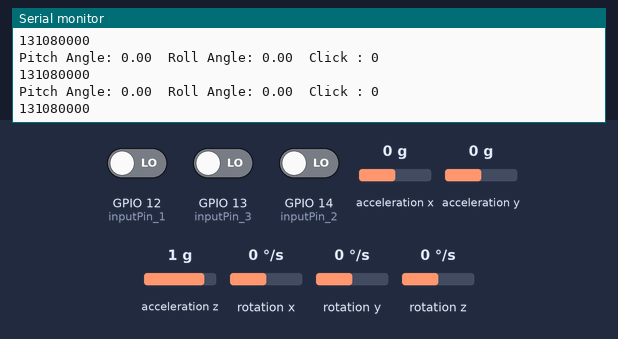
Bench run of a sketch on a simulated ESP32. On the bench: the last lines printed to the serial monitor. Inputs (shaded band) come from the test bench; at power-on: acceleration x 0 g, GPIO 12 (inputPin_1) LOW, GPIO 14 (inputPin_2) LOW, acceleration y 0 g, acceleration z 1 g, GPIO 13 (inputPin_3) LOW, rotation x 0 °/s, rotation y 0 °/s, rotation z 0 °/s. Nothing arrives over Bluetooth unless stated; a phone connects over Bluetooth LE 3 s after start.

Above: at 4.2 s.
4.3 s: acceleration x set to -1.4 g
At 4.74 s:
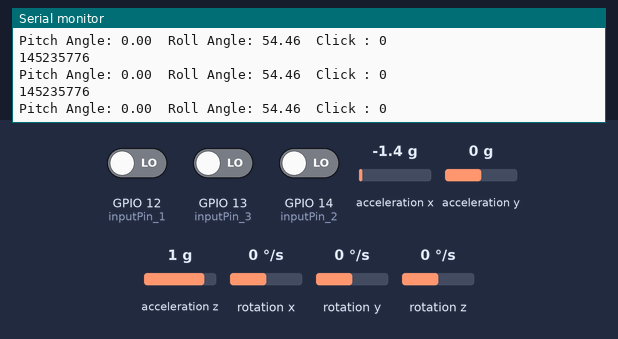
5.8 s: GPIO 12 (inputPin_1) driven HIGH
At 5.87 s:
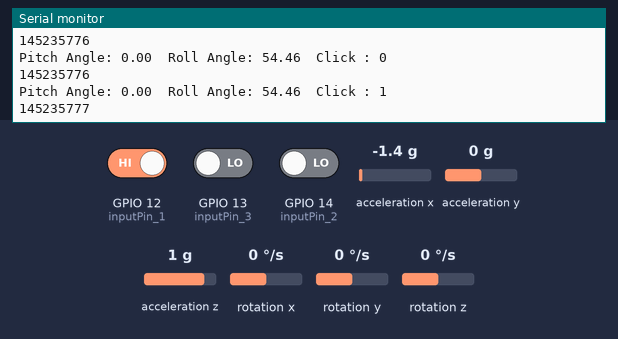
7.3 s: GPIO 14 (inputPin_2) driven HIGH
At 7.44 s:
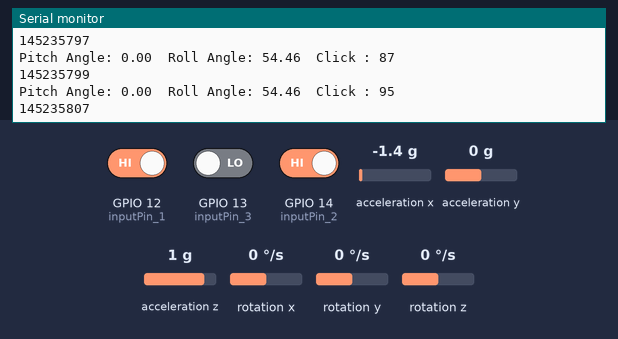
8.8 s: acceleration y set to -1.4 g
At 8.81 s:
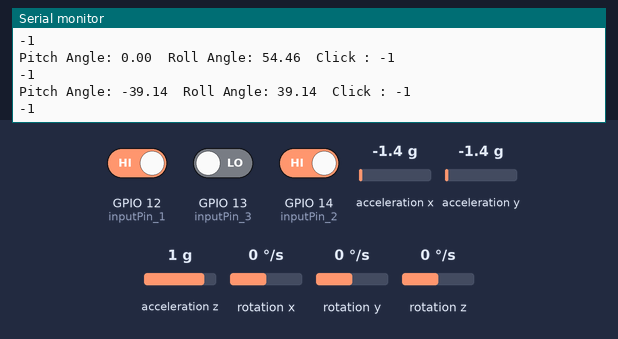
10.3 s: acceleration z set to -1.4 g
At 10.49 s:
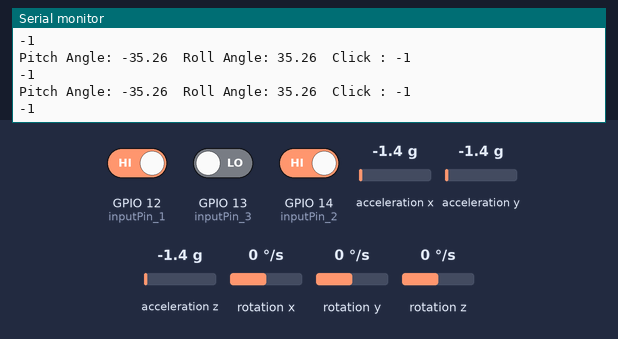
11.8 s: GPIO 12 (inputPin_1) driven LOW
At 11.86 s:
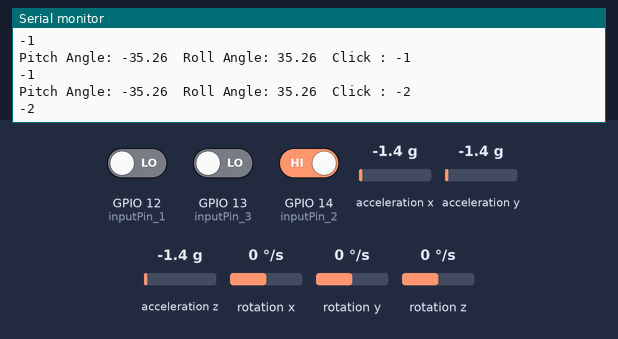
Timing chart, 0 to 14.3 s (numbered marks = the images above; inputs shaded):
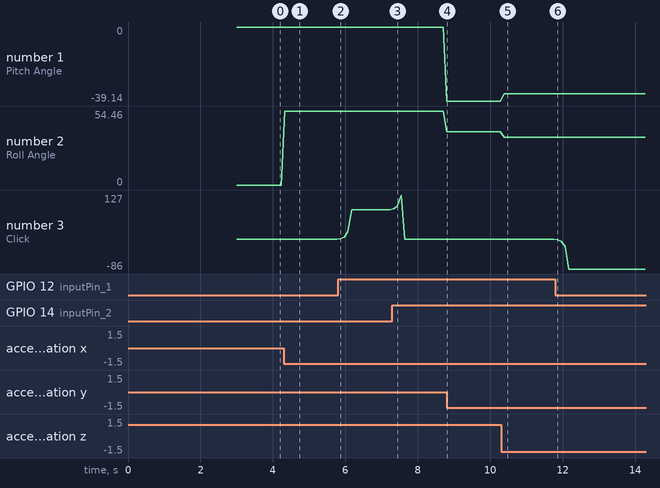

The sketch:

server_side.ino
```cpp
/// EE356 Product design Grp 09
/// Gesture Controlled mouse
/// Arduino Code for ESP 32 Development kit 01


// For MPU6050 Sensor
#include <MPU6050_tockn.h>
#include <Wire.h>

// For Bluetooth Connection
#include <BLEDevice.h>
#include <BLEServer.h>
#include <BLEUtils.h>
#include <BLE2902.h>

// MPU6050 sensor
MPU6050 mpu6050(Wire);

// Assigning the input & output ports and variable values
const int inputPin_1 = 12;  // Left Click
const int inputPin_2 = 14;  // Right Click
const int inputPin_3 = 13;  // Scroll Enable

int LeftClick  = 0;
int RightClick  = 0;
int ScrollClick  = 0;

float pitch = 0.0;
float roll = 0.0;

int16_t pitch_byte = 0;
int16_t roll_byte = 0;
int8_t click_byte = 0b00000000;

// Bluetooth
BLEServer* pServer = NULL;
BLECharacteristic* pCharacteristic = NULL;
bool deviceConnected = false;
bool oldDeviceConnected = false;
int32_t value = 0;
uint8_t* val_cast = 0;

#define SERVICE_UUID        "4fafc201-1fb5-459e-8fcc-c5c9c331914b"
#define CHARACTERISTIC_UUID "beb5483e-36e1-4688-b7f5-ea07361b26a8"

class MyServerCallbacks: public BLEServerCallbacks {
    void onConnect(BLEServer* pServer) {
      deviceConnected = true;
    };

    void onDisconnect(BLEServer* pServer) {
      deviceConnected = false;
    }
};


void setup() {

  pinMode(inputPin_1, INPUT);
  pinMode(inputPin_2, INPUT);
  pinMode(inputPin_3, INPUT);

  Serial.begin(115200);

  Wire.begin();
  mpu6050.begin();
  mpu6050.calcGyroOffsets(true);
  // Set accelerometer range to +/- 2g
  //mpu6050.setFullScaleAccelRange(MPU6050_ACCEL_FS_2);

  // Create the BLE Device
  BLEDevice::init("GCVM_Server");

  // Create the BLE Server
  pServer = BLEDevice::createServer();
  pServer->setCallbacks(new MyServerCallbacks());

  // Create the BLE Service
  BLEService *pService = pServer->createService(SERVICE_UUID);

  // Create a BLE Characteristic
  pCharacteristic = pService->createCharacteristic(
                      CHARACTERISTIC_UUID,
                      BLECharacteristic::PROPERTY_NOTIFY
                    );

  // Create a BLE Descriptor
  pCharacteristic->addDescriptor(new BLE2902());

  // Start the service
  pService->start();

  // Start advertising
  BLEAdvertising *pAdvertising = BLEDevice::getAdvertising();
  pAdvertising->addServiceUUID(SERVICE_UUID);
  pAdvertising->setScanResponse(false);
  pAdvertising->setMinPreferred(0x0);  // set value to 0x00 to not advertise this parameter
  BLEDevice::startAdvertising();
  Serial.println("Waiting a client connection to notify...");
}

void loop() {

  mpu6050.update();
  pitch = mpu6050.getAngleX();
  roll = mpu6050.getAngleY();

  // Left-Click detect
  int inputValueLC = digitalRead(inputPin_1);
  if (inputValueLC == HIGH) {
    LeftClick = 1;
  } else {
    LeftClick = 0;
  }

  // Right-Click detect
  int inputValueRC = digitalRead(inputPin_2);
  if (inputValueRC == HIGH) {
    RightClick = 1;
  } else {
    RightClick = 0;
  }

  // Scroll-Enable detect
  int inputValueSC = digitalRead(inputPin_3);
  if (inputValueSC == HIGH) {
    ScrollClick = 1;
  } else {
    ScrollClick = 0;
  }

  pitch_byte = pitch+500;
  roll_byte = roll+500;

  click_byte |= ScrollClick;
  click_byte <<= 1;
  click_byte |= RightClick;
  click_byte <<= 1;
  click_byte |= LeftClick;

  // Shift the bytes and create the 32-bit value
  value = 0;
  value |= (int32_t)roll_byte << 18;
  value |= (int32_t)pitch_byte << 4;
  value |= (int32_t)click_byte;


  Serial.print("Pitch Angle: ");
  Serial.print(pitch);
  Serial.print("\tRoll Angle: ");
  Serial.print(roll);
  Serial.print("\tClick : ");
  Serial.println(click_byte);

  Serial.println(value);

   // notify changed value
   if (deviceConnected) {
        val_cast = (uint8_t*)&value;
        pCharacteristic->setValue(val_cast, 4);
        pCharacteristic->notify();

        pCharacteristic->setValue((uint8_t*)&value, 4);

        // Get the characteristic value as a byte array
        std::string characteristicValue = pCharacteristic->getValue();
        delay(3); //
    }

    // disconnecting
    if (!deviceConnected && oldDeviceConnected) {
        delay(500); // give the bluetooth stack the chance to get things ready
        pServer->startAdvertising(); // restart advertising
        Serial.println("start advertising");
        oldDeviceConnected = deviceConnected;
    }
    // connecting
    if (deviceConnected && !oldDeviceConnected) {
        // do stuff here on connecting
        oldDeviceConnected = deviceConnected;
    }

    delay(100);
}
```

Measured:
- after the input at 4.3 s, the serial monitor: prints a new line at once (image 1)
- after the input at 5.8 s, the serial monitor: prints a new line after 0.06 s (image 2)
- after the input at 7.3 s, the serial monitor: prints a new line at once (image 3)
- after the input at 8.8 s, the serial monitor: prints a new line at once (image 4)
- after the input at 10.3 s, the serial monitor: prints a new line after 0.08 s (image 5)
- after the input at 11.8 s, the serial monitor: prints a new line after 0.06 s (image 6)
- plotted number 1: 0 → -39.14 after the input at 8.8 s, -39.14 → -35.26 after the input at 10.3 s
- plotted number 2: 0 → 54.46 after the input at 4.3 s, 54.46 → 39.14 after the input at 8.8 s, 39.14 → 35.26 after the input at 10.3 s
